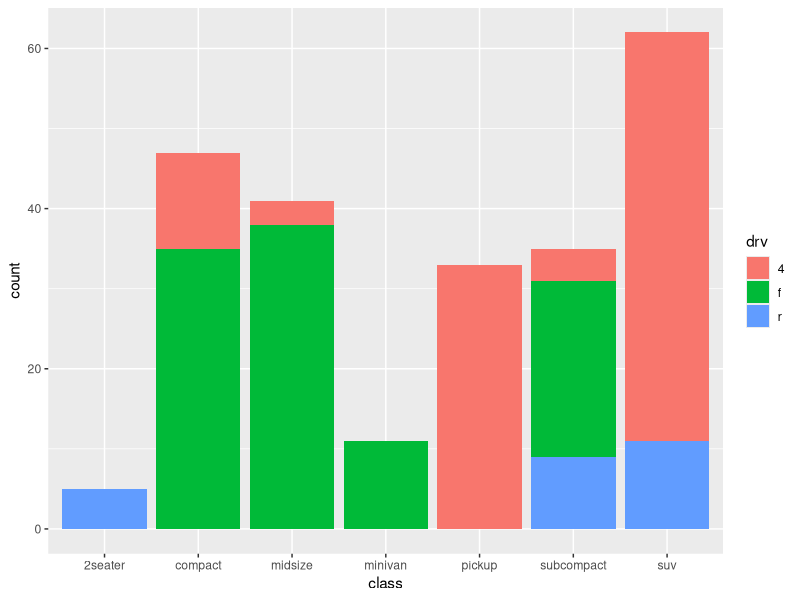
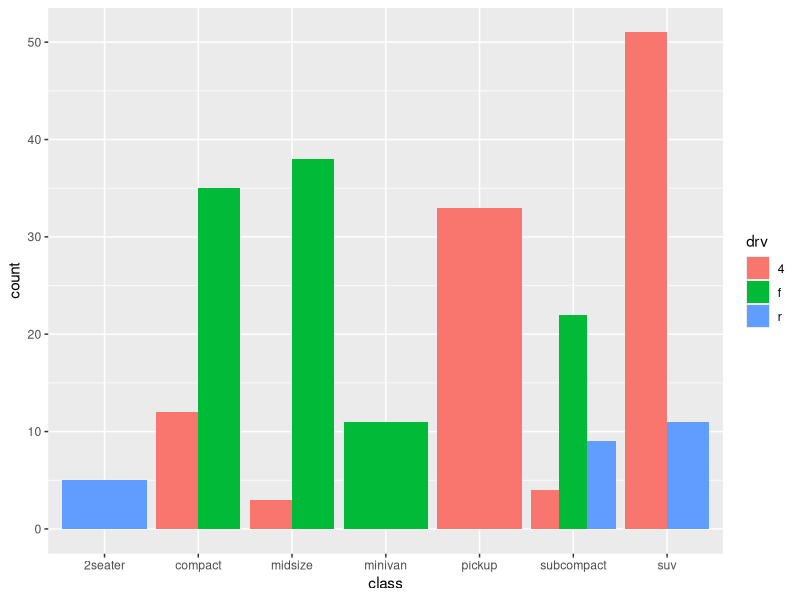
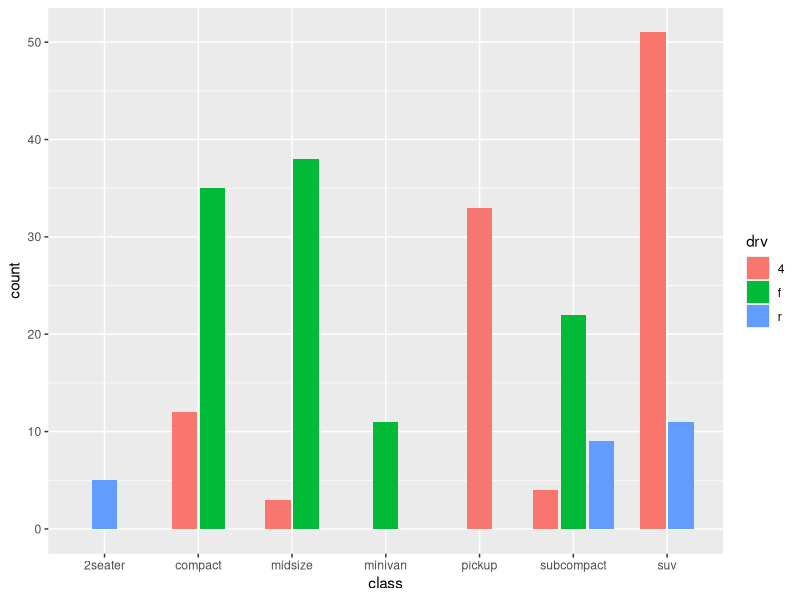
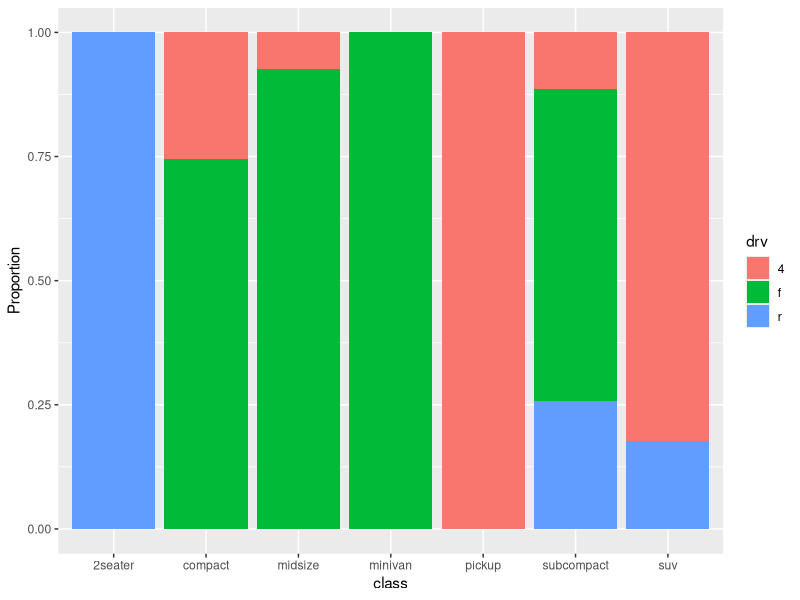
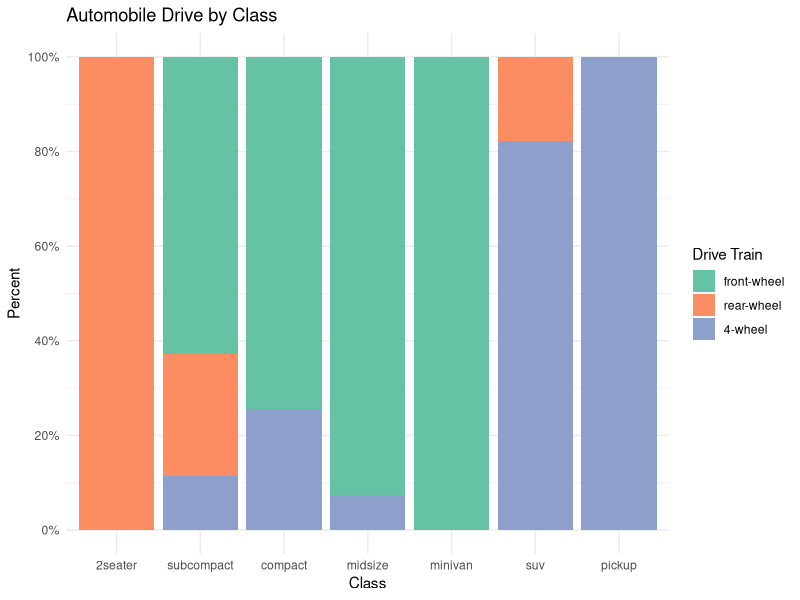
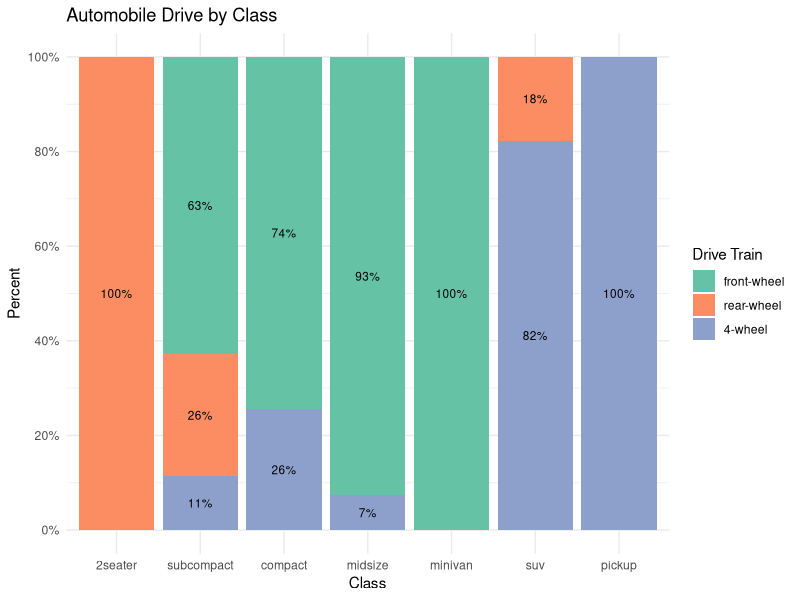
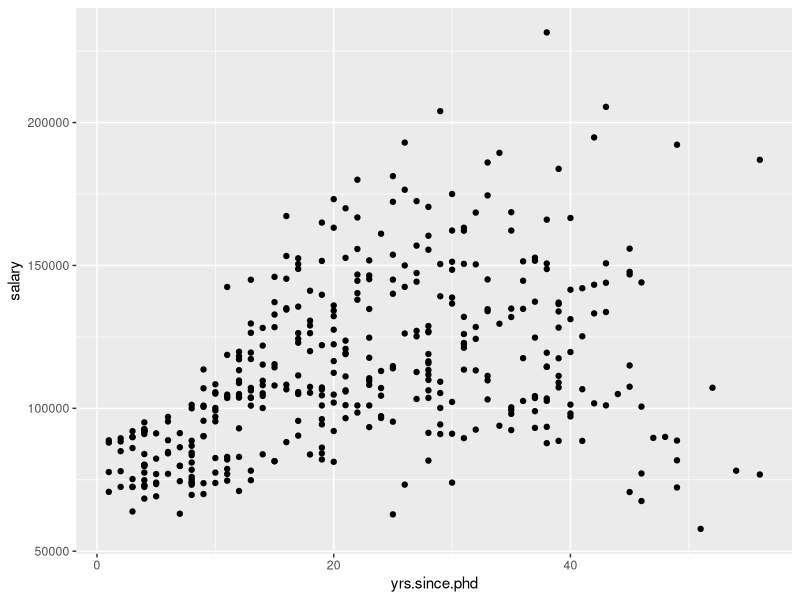
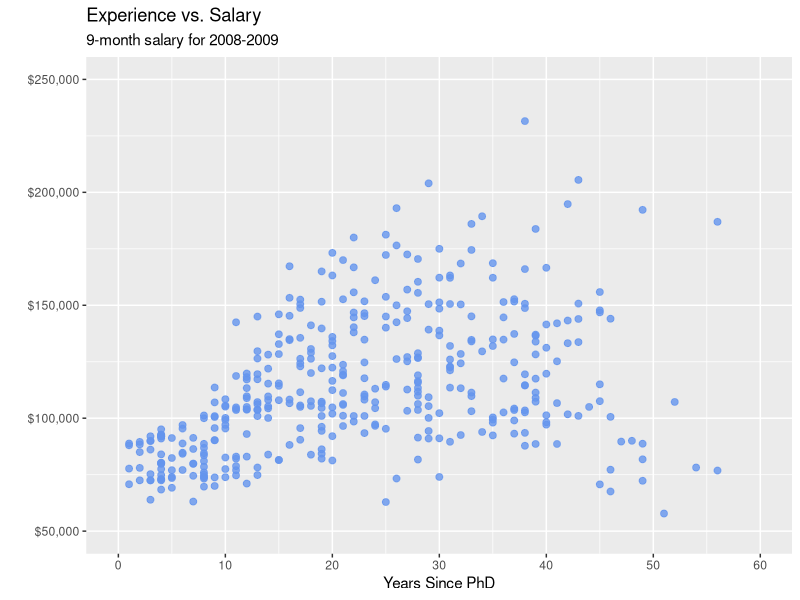

Recreate these plots in R, in order. (Note: this script raises an error after producing the figures.)
## ---- chunk 1
knitr::opts_chunk$set(echo = TRUE)
## ---- chunk 2
library(ggplot2)

# stacked bar chart
ggplot(mpg, 
       aes(x = class, 
           fill = drv)) + 
  geom_bar(position = "stack")
## ---- chunk 3
library(ggplot2)

# grouped bar plot
ggplot(mpg, 
       aes(x = class, 
           fill = drv)) + 
  geom_bar(position = "dodge")
## ---- chunk 4
library(ggplot2)

# grouped bar plot preserving zero count bars
# write your answer here
ggplot(mpg, 
       aes(x = class, 
           fill = drv)) + 
  geom_bar(position = position_dodge2(preserve = "single"))

## ---- chunk 5
library(ggplot2)

# bar plot, with each bar representing 100%
ggplot(mpg, 
       aes(x = class, 
           fill = drv)) + 
  geom_bar(position = "fill") +
  labs(y = "Proportion")
## ---- chunk 6
library(ggplot2)

# bar plot, with each bar representing 100%, 
# reordered bars, and better labels and colors
library(scales)
ggplot(mpg, 
       aes(x = factor(class,
                      levels = c("2seater", "subcompact", 
                                "compact", "midsize", 
                                "minivan", "suv", "pickup")),
           fill = factor(drv, 
                         levels = c("f", "r", "4"),
                         labels = c("front-wheel", 
                                    "rear-wheel", 
                                    "4-wheel")))) + 
  geom_bar(position = "fill") +
  scale_y_continuous(breaks = seq(0, 1, .2), 
                     label = percent) +
  scale_fill_brewer(palette = "Set2") +
  labs(y = "Percent", 
       fill = "Drive Train",
       x = "Class",
       title = "Automobile Drive by Class") +
  theme_minimal()
## ---- chunk 7
# change the order the levels for the categorical variable "class"
mpg$class = factor(mpg$class,
                   levels = c("2seater", "subcompact", 
                              "compact", "midsize", 
                              "minivan", "suv", "pickup"))
## ---- chunk 8
# create a summary dataset
library(dplyr)
plotdata <- mpg %>%
  group_by(class, drv) %>%
  summarize(n = n()) %>% 
  mutate(pct = n/sum(n),
         lbl = scales::percent(pct))
plotdata
## ---- chunk 9
# create segmented bar chart
# adding labels to each segment

ggplot(plotdata, 
       aes(x = factor(class,
                      levels = c("2seater", "subcompact", 
                                 "compact", "midsize", 
                                 "minivan", "suv", "pickup")),
           y = pct,
           fill = factor(drv, 
                         levels = c("f", "r", "4"),
                         labels = c("front-wheel", 
                                    "rear-wheel", 
                                    "4-wheel")))) + 
  geom_bar(stat = "identity",
           position = "fill") +
  scale_y_continuous(breaks = seq(0, 1, .2), 
                     labels = percent) +
  geom_text(aes(label = lbl), 
            size = 3, 
            position = position_stack(vjust = 0.5)) +
  scale_fill_brewer(palette = "Set2") +
  labs(y = "Percent", 
       fill = "Drive Train",
       x = "Class",
       title = "Automobile Drive by Class") +
  theme_minimal()
## ---- chunk 10
library(ggplot2)
data(Salaries, package="carData")

# simple scatterplot
ggplot(Salaries, 
       aes(x = yrs.since.phd, 
           y = salary)) +
  geom_point()
## ---- chunk 11
# Scatterplot with color, transparency, and axis scaling
# enhanced scatter plot
ggplot(Salaries, 
       aes(x = yrs.since.phd, 
           y = salary)) +
  geom_point(color="cornflowerblue", 
             size = 2, 
             alpha=.8) +
  scale_y_continuous(label = scales::dollar, 
                     limits = c(50000, 250000)) +
  scale_x_continuous(breaks = seq(0, 60, 10), 
                     limits=c(0, 60)) + 
  labs(x = "Years Since PhD",
       y = "",
       title = "Experience vs. Salary",
       subtitle = "9-month salary for 2008-2009")
## ---- chunk 12
data(gapminder, package="gapminder")

# Select US cases
library(dplyr)
plotdata <- filter(gapminder, 
                   country == "United States")

# simple line plot
ggplot(plotdata, 
       aes(x = year, 
           y = lifeExp)) +
  geom_line() 
## ---- chunk 13
# line plot with points
# and improved labeling
# write your answer here
ggplot(plotdata, 
       aes(x = year, 
           y = lifeExp)) +
  geom_line() +
  geom_point(size=3, color="steelblue") +
  labs(x = "Year", y = "Life Expectancy (years)", title = "Life expectancy changes over time", subtitle = "United States (1952-2007)", caption = "Source: http://www.gapminder.org/data/")

## ---- chunk 14
data(Salaries, package="carData")

# calculate mean salary for each rank
library(dplyr)
plotdata <- Salaries %>%
  group_by(rank) %>%
  summarize(mean_salary = mean(salary))

# plot mean salaries
ggplot(plotdata, 
       aes(x = rank, 
           y = mean_salary)) +
  geom_bar(stat = "identity")
## ---- chunk 15
knitr::include_graphics("bar-chart.png")
## ---- chunk 16
# plot mean salaries in a more attractive fashion
# write your answer here
ggplot(plotdata, 
       aes(x = factor(rank, 
                         levels = c("AsstProf", "AssocProf", "Prof"),
                         labels = c("Assistant Professor", 
                                    "Associate Professor", 
                                    "Full Professor")), 
           y = mean_salary)) +
  geom_bar(stat = "identity", fill="cornflowerblue") +
  geom_text(aes(label = paste0("$", comma(mean_salary, accuracy = 1, scale = 1))), vjust = -0.5, color = "black", size = 4) +
  scale_y_continuous(label = scales::dollar, 
                     limits = c(0, 130000),
                     breaks = seq(0, 130000, 20000)) +
  labs(x = "",
       y = "",
       title = "Mean Salary by Rank",
       subtitle = "9-month academic salary for 2008-2009")

## ---- chunk 17
data(Salaries, package="carData")

# draw kernel density plot
# write your answer here
ggplot(Salaries, aes(x = salary)) +
  geom_density()
## ---- chunk 18
data(Salaries, package="carData")

# draw kernel density plot
# write your answer here
ggplot(Salaries, aes(x = salary, fill = rank)) +
  geom_density(alpha = 0.4)

## ---- chunk 19
knitr::include_graphics("box-plot.png")
## ---- chunk 20
# plot the distribution of salaries by rank using boxplots
ggplot(Salaries, 
       aes(x = rank, 
           y = salary)) +
  geom_boxplot() +
  labs(title = "Salary distribution by rank")
## ---- chunk 21
# plot the distribution of salaries by rank using boxplots
ggplot(Salaries, aes(x = rank, 
                     y = salary)) +
  geom_boxplot(notch = TRUE, 
               fill = "cornflowerblue", 
               alpha = .7) +
  labs(title = "Salary distribution by rank")
## ---- chunk 22
data(gapminder, package="gapminder")

# subset Asian countries in 2007
library(dplyr)
plotdata <- gapminder %>%
  filter(continent == "Asia" & 
         year == 2007)

# basic Cleveland plot of life expectancy by country
ggplot(plotdata, 
       aes(x= lifeExp, y = country)) +
  geom_point()
## ---- chunk 23
# write your answer here
# Sorted Cleveland plot
ggplot(plotdata, 
       aes(x= lifeExp, y = reorder(country, lifeExp))) +
  geom_point()

## ---- chunk 24
ggplot(plotdata, 
       aes(x = lifeExp, 
           y = country)) + 
geom_segment(aes(x = 40, 
               xend = lifeExp, 
               y = country,
               yend = country
               ),
               color = "lightblue")
## ---- chunk 25
knitr::include_graphics("dot-chart.png")
